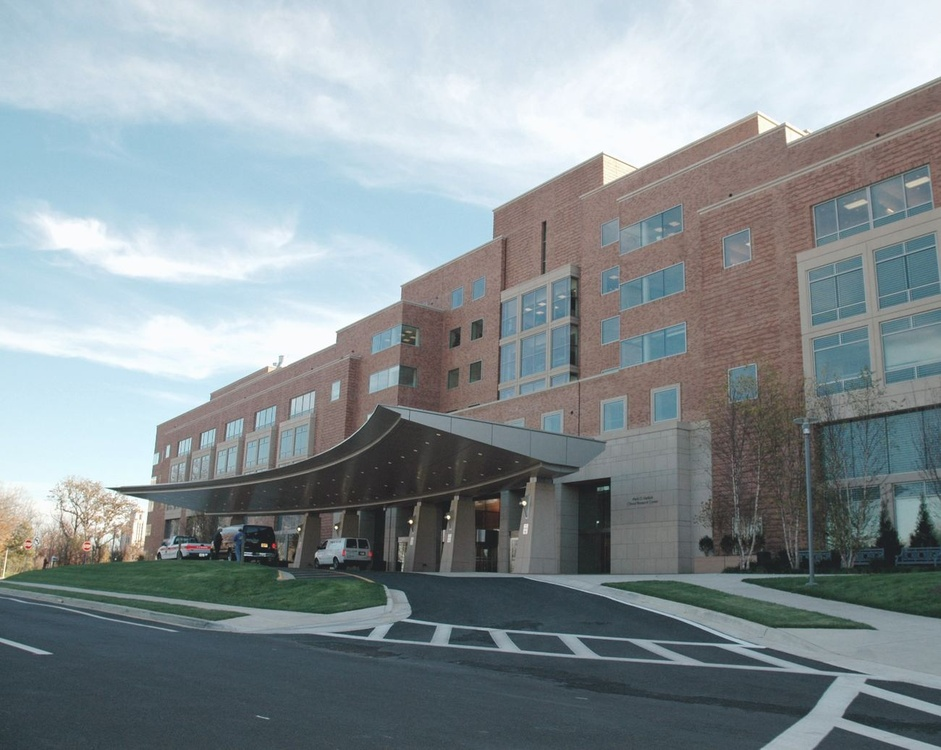
#> input picture brand/hospital_cover.jpg, 941 x 750 px, shrunk from 1300 x 1037 before the run
$ python make_cover_photo.py
#> lines starting #> are read from the running program, lines starting #| are printed output that depends on the picture
"""Pre-fade brand/hospital_cover.jpg for the PPTX cover (mirrors the CSS mask on .cover-photo).

The photo sits in the top-right corner (64% x 68% of the slide) and fades to transparent toward
the left (opaque from 52% of the width) and toward the bottom (opaque from 48% up).
Output: brand/hospital_cover_faded.png with an alpha channel, cropped to the slide box aspect.
"""
from PIL import Image
import numpy as np

SRC = "brand/hospital_cover.jpg"
OUT = "brand/hospital_cover_faded.png"
BOX_W, BOX_H = 13.333 * 0.64, 7.5 * 0.68   # inches on the slide (64% x 68%), top-right corner
POS_X, POS_Y = 0.62, 0.80          # CSS object-position

im = Image.open(SRC).convert("RGB")
#> im is the input picture: PIL image 941x750 RGB; mean R, G, B 136.6, 146.7, 150.8
sw, sh = im.size
#> sw = 941; sh = 750
aspect = BOX_W / BOX_H
if sw / sh > aspect:               # too wide -> crop width
    cw, ch = int(round(sh * aspect)), sh
else:                              # too tall -> crop height
    cw, ch = sw, int(round(sw / aspect))
#> cw = 941; ch = 562
x0 = int(round((sw - cw) * POS_X)); y0 = int(round((sh - ch) * POS_Y))
#> after `x0 = int(round((sw - cw) * POS_X))`: x0 = 0
#> after `y0 = int(round((sh - ch) * POS_Y))`: y0 = 150
im = im.crop((x0, y0, x0 + cw, y0 + ch))
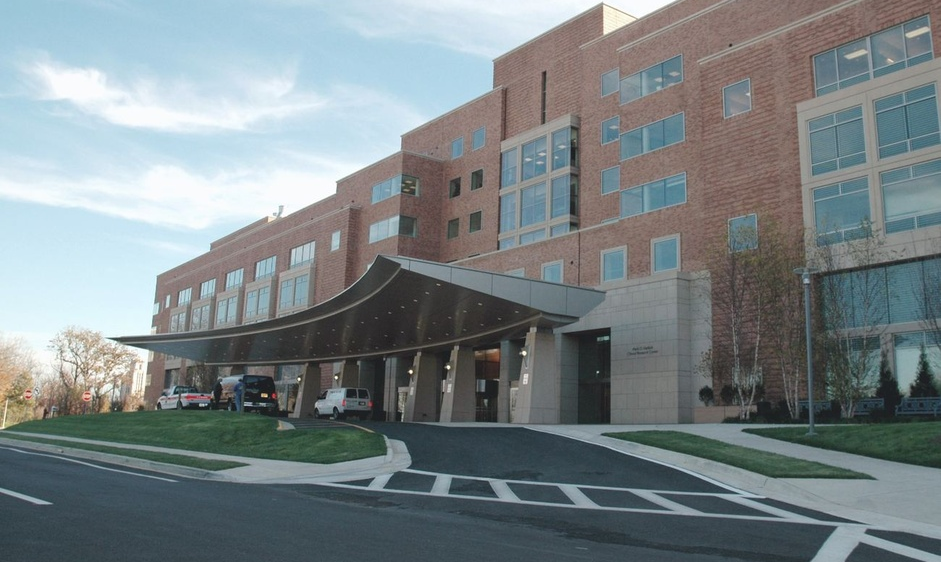
#> im: PIL image 941x562 RGB; mean R, G, B 122.4, 131.5, 134.1
w, h = im.size
#> w = 941; h = 562

xs = np.linspace(0, 1, w)[None, :]
ys = np.linspace(0, 1, h)[:, None]
#> ys = 562 values from 0 to 1
right = np.clip(xs / 0.52, 0, 1)                 # transparent at left -> opaque at 52%
up = np.clip((1 - ys) / 0.48, 0, 1)              # transparent at bottom -> opaque 48% up
alpha = (right * up)
# ease the ramps a little so the edge does not read as a straight line
alpha = alpha ** 1.15
a = Image.fromarray((alpha * 255).astype("uint8"), "L")
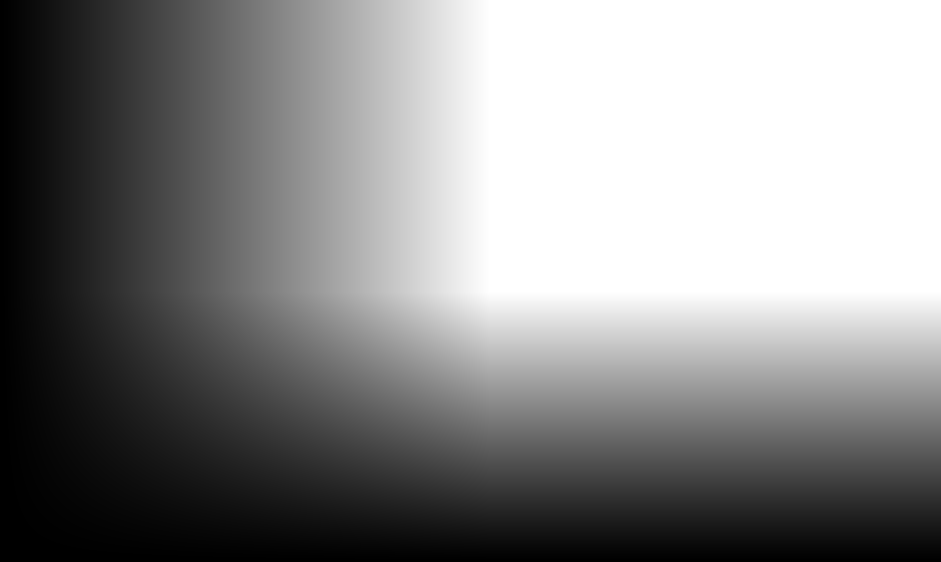
#> a: PIL image 941x562 L; min 0, max 255, mean 136.3
im.putalpha(a)
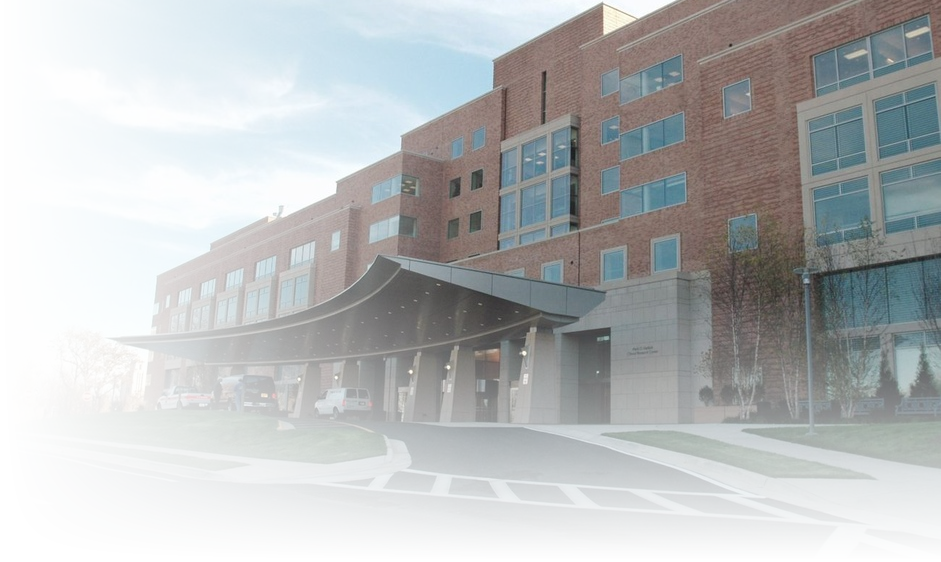
#> im: PIL image 941x562 RGBA; mean R, G, B, A 122.4, 131.5, 134.1, 136.3; transparent parts drawn white
im.save(OUT, optimize=True)
print(OUT, im.size)
#| brand/hospital_cover_faded.png (941, 562)
